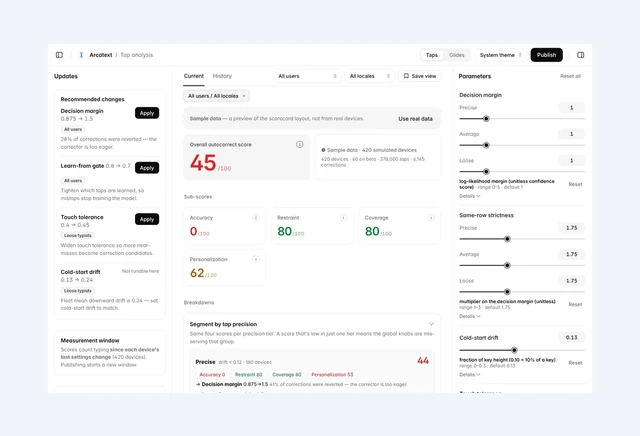
#> input picture dist/hero-thumbs/arcatext-analysis.webp, 640 x 436 px, given in place of arcatext-keyboard.webp, which was not available
$ python hero-thumbs.py ../dist/hero-thumbs/arcatext-analysis.webp
#> lines starting #> are read from the running program, lines starting #| are printed output that depends on the picture
"""Builds the hero's mini previews -- one per project cluster.

Each thumbnail mirrors what the main display shows for that cluster: the same
screens, in the same order, side by side. They are drawn here rather than by
scaling the live components, because two of those are not images at all (the
card deck animates, the analysis tool is an iframe) and neither shrinks to
thumbnail size usefully.

Every cluster is fitted to the same box by height first, then squeezed if the
row is too wide, so four very differently shaped groups all sit at one size.

`--dark` builds the dark-theme twins instead: tiles from public/hero-tiles/dark/
on a dark stage, into public/hero-thumbs/dark/, for every cluster whose tiles
all have a dark twin (HeroShowcase's DARK_THUMBS lists those clusters).
"""
from PIL import Image
import sys

TILES = 'public/hero-tiles/'
OUT = 'public/hero-thumbs/'

# 1.467, the proportion of the preview in the layout it was designed against.
CANVAS = (640, 436)
BG = (242, 245, 251)
CONTENT_HEIGHT = 0.80    # of the canvas
CONTENT_WIDTH = 0.88     # the row is squeezed to this if height alone overflows
GAP = 0.05               # of the canvas width

CLUSTERS = {
    # The toolbar still beside one of the states it opens, which is how the
    # zone shows this cluster.
    'arcatext': ['arcatext-keyboard.webp', 'arcatext-reword.webp'],
    'arcatext-analysis': ['arcatext-tuning.webp'],
    'aristotle': ['aristotle.webp'],
    'd2c': ['d2c.webp'],
    # The Arcatext Cut Room, which took D2C's place in the hero (D2C's thumb
    # is still built, so it can come back).
    'cut-room': ['cut-room.webp'],
    'conversant': ['d2c-products.webp', 'conversant-phone.webp'],
    'usaa': ['usaa-web.webp', 'usaa-home.webp'],
}


# The dark stage: the site's dark --muted, hsl(215 23% 14%).
DARK_BG = (27, 34, 44)


def main():
    import os
    dark = '--dark' in sys.argv
    tiles = TILES + 'dark/' if dark else TILES
    out = OUT + 'dark/' if dark else OUT
    bg = DARK_BG if dark else BG
    os.makedirs(out, exist_ok=True)

    for name, files in CLUSTERS.items():
        if dark and not all(os.path.exists(tiles + f) for f in files):
            continue
        items = [Image.open(tiles + f).convert('RGBA') for f in files]
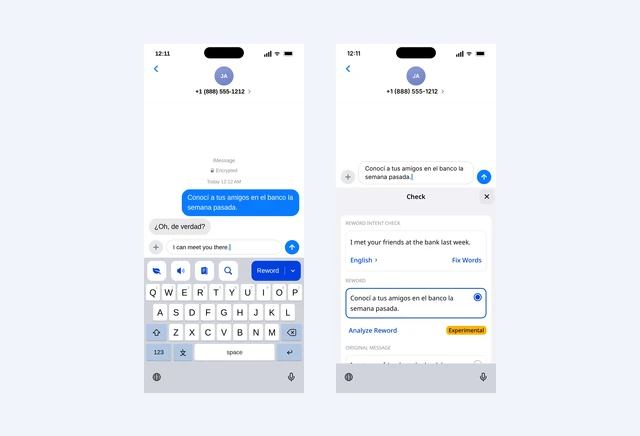
#> input picture dist/hero-thumbs/arcatext.webp, 640 x 436 px, given in place of arcatext-reword.webp, which was not available
#> items = 2 items
        gap = round(CANVAS[0] * GAP)

        # Height first, then squeeze the whole row if that makes it too wide,
        # so the tall phones and the wide dashboards end up at one visual size.
        height = CANVAS[1] * CONTENT_HEIGHT
        widths = [height * im.width / im.height for im in items]
#> widths = [512, 512]
        total = sum(widths) + gap * (len(items) - 1)
#> total = 1056
        limit = CANVAS[0] * CONTENT_WIDTH
        if total > limit:
            squeeze = (limit - gap * (len(items) - 1)) / sum(widths)
#> squeeze = 0.519
            height *= squeeze
#> height = 180.9
            widths = [w * squeeze for w in widths]
#> widths = [265.6, 265.6]
            total = limit

        card = Image.new('RGB', CANVAS, bg)
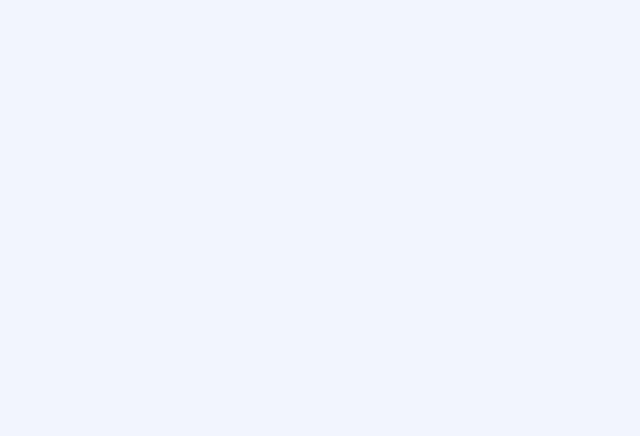
#> card: PIL image 640x436 RGB; mean R, G, B 242, 245, 251
        x = round((CANVAS[0] - total) / 2)
        for im, w in zip(items, widths):
            size = (max(1, round(w)), max(1, round(height)))
            scaled = im.resize(size, Image.LANCZOS)
            card.paste(scaled, (x, round((CANVAS[1] - size[1]) / 2)), scaled)
            x += size[0] + gap
#> this loop made 2 passes
#> (w, size, x) on passes 1 to 2: (265.6, (266, 181), 336), (265.6, (266, 181), 634)
#> pass 1, in main, `scaled = im.resize(size, Image.LANCZOS)`:
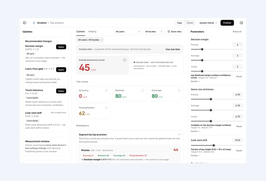
#> scaled: PIL image 266x181 RGBA; mean R, G, B, A 244.4, 245.6, 247.4, 255
#> pass 2, in main, `scaled = im.resize(size, Image.LANCZOS)`:
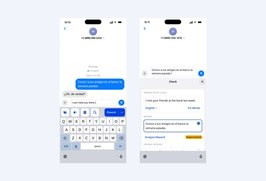
#> scaled: PIL image 266x181 RGBA; mean R, G, B, A 236.1, 240.4, 246.7, 255
#> after the loop:
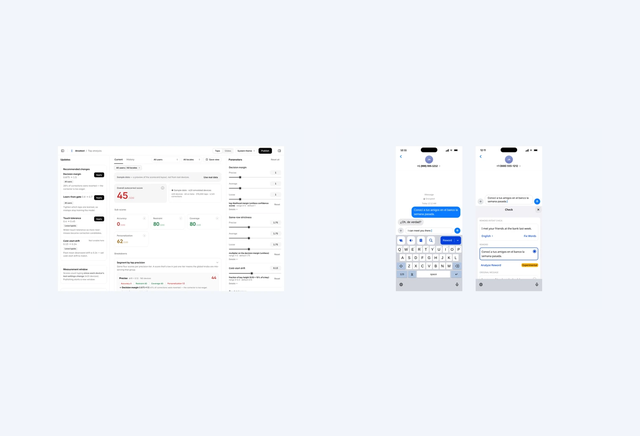
#> card: PIL image 640x436 RGB; mean R, G, B 241.4, 244.3, 249.6
#> after the loop, x = 634

        path = f'{out}{name}.webp'
        card.save(path, 'WEBP', quality=90, method=6)
        print(f'{name:11} {len(items)} screen(s)  row {round(total)}x{round(height)}  -> {path}')
#| arcatext    2 screen(s)  row 563x181  -> public/hero-thumbs/arcatext.webp
#> pass 3 of the loop in main, `for name, files in CLUSTERS.items():`:
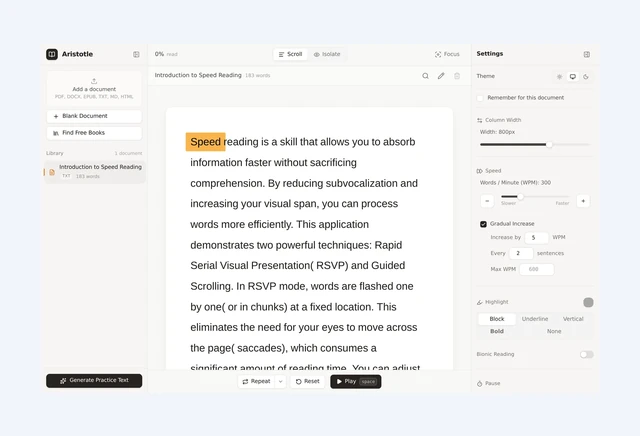
#> input picture dist/hero-thumbs/aristotle.webp, 640 x 436 px, found by its file name
#> in main, `x = round((CANVAS[0] - total) / 2)`: x = 64
#> the loop in main, `for im, w in zip(items, widths):` made 1 pass
#> (w, size, x) on pass 1: (512, (512, 349), 608)
#> after the loop in main, `for im, w in zip(items, widths):`:
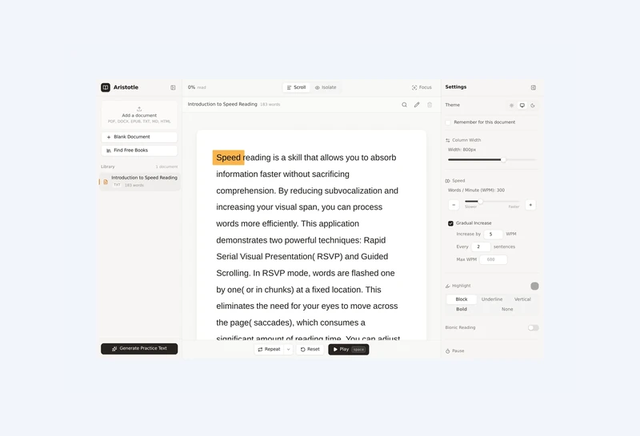
#> card: PIL image 640x436 RGB; mean R, G, B 240.8, 242.2, 244.9
#> after the loop in main, `for im, w in zip(items, widths):`: x = 608
#| aristotle   1 screen(s)  row 512x349  -> public/hero-thumbs/aristotle.webp
#> the loop made 6 passes; the first 3 are shown


if __name__ == '__main__':
#> (the run stopped early here; a loop or call above may not have finished)
